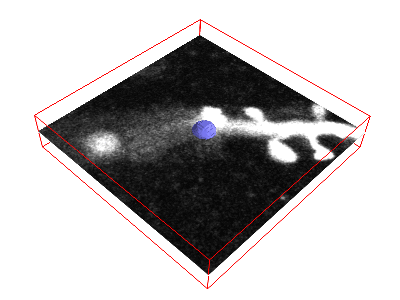
#> input picture preprocess/morphsnakes/examples/dendrite.gif, 400 x 300 px
$ python -i preprocess_ndpi.py   (imports and definitions only)   (Python 2 division)   (older library calls are emulated)
#> lines starting #> are read from the running program, lines starting #| are printed output that depends on the picture
### preprocess/morphsnakes.py
# -*- coding: utf-8 -*-

"""
morphsnakes
===========

This is a Python implementation of the algorithms introduced in the paper

  Márquez-Neila, P., Baumela, L., Álvarez, L., "A morphological approach
  to curvature-based evolution of curves and surfaces". IEEE Transactions
  on Pattern Analysis and Machine Intelligence (PAMI), 2013.

This implementation is intended to be as brief, understandable and self-contained
as possible. It does not include any enhancement to make it fast or efficient.

Any practical implementation of this algorithm should work only over the
neighbor pixels of the 0.5-levelset, not over all the embedding function,
and perhaps should feature multi-threading or GPU capabilities.

The classes MorphGAC and MorphACWE provide most of the functionality of this
module. They implement the Morphological Geodesic Active Contours and the
Morphological Active Contours without Edges, respectively. See the
aforementioned paper for full details.

See test.py for examples of usage.
"""

__author__ = "P. Márquez Neila <p.mneila@upm.es>"

from itertools import cycle

import numpy as np
from scipy import ndimage
from scipy.ndimage import binary_dilation, binary_erosion, \
                        gaussian_filter, gaussian_gradient_magnitude

class fcycle(object):

    def __init__(self, iterable):
        """Call functions from the iterable each time it is called."""
        self.funcs = cycle(iterable)

    def __call__(self, *args, **kwargs):
        f = next(self.funcs)
        return f(*args, **kwargs)


# SI and IS operators for 2D and 3D.
_P2 = [np.eye(3), np.array([[0,1,0]]*3), np.flipud(np.eye(3)), np.rot90([[0,1,0]]*3)]
_P3 = [np.zeros((3,3,3)) for i in range(9)]

_P3[0][:,:,1] = 1
_P3[1][:,1,:] = 1
_P3[2][1,:,:] = 1
_P3[3][:,[0,1,2],[0,1,2]] = 1
_P3[4][:,[0,1,2],[2,1,0]] = 1
_P3[5][[0,1,2],:,[0,1,2]] = 1
_P3[6][[0,1,2],:,[2,1,0]] = 1
_P3[7][[0,1,2],[0,1,2],:] = 1
_P3[8][[0,1,2],[2,1,0],:] = 1

_aux = np.zeros((0))
# [35 lines left out: functions SI, IS, not called in this run]

# SIoIS operator.
SIoIS = lambda u: SI(IS(u))
ISoSI = lambda u: IS(SI(u))
curvop = fcycle([SIoIS, ISoSI])

# Stopping factors (function g(I) in the paper).
def gborders(img, alpha=1.0, sigma=1.0):
    """Stopping criterion for image borders."""
#> called with alpha = 20000, sigma = 1
    # The norm of the gradient.
    gradnorm = gaussian_gradient_magnitude(img, sigma, mode='constant')
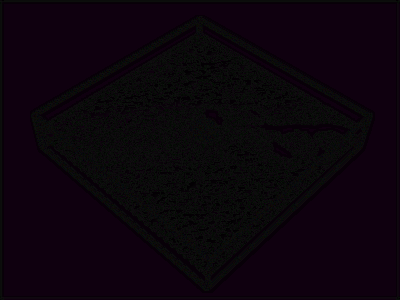
#> gradnorm: shape (300, 400, 3); mean R, G, B 12.42, 3.82, 12.44
    return 1.0/np.sqrt(1.0 + alpha*gradnorm)
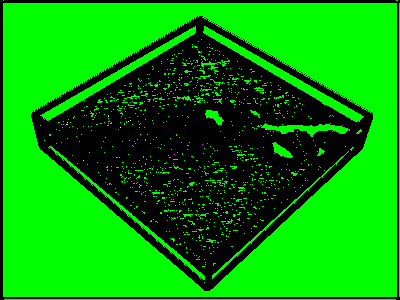
#> returned value: shape (300, 400, 3) float64; mean of channels 0, 1, 2 0.00593, 0.602, 0.00595; drawn as R, G, B

def glines(img, sigma=1.0):
    """Stopping criterion for image black lines."""
    return gaussian_filter(img, sigma)

class MorphACWE(object):
    """Morphological ACWE based on the Chan-Vese energy functional."""

    # [27 lines left out: functions __init__, set_levelset, not called in this run]

    levelset = property(lambda self: self._u,
                        set_levelset,
                        doc="The level set embedding function (u).")

    # [36 lines left out: functions step, run, not called in this run]


class MorphGAC(object):
    """Morphological GAC based on the Geodesic Active Contours."""

    def __init__(self, data, smoothing=1, threshold=0, balloon=0):
        """Create a Morphological GAC solver.

        Parameters
        ----------
        data : array-like
            The stopping criterion g(I). See functions gborders and glines.
        smoothing : scalar
            The number of repetitions of the smoothing step in each
            iteration. This is the parameter µ.
        threshold : scalar
            The threshold that determines which areas are affected
            by the morphological balloon. This is the parameter θ.
        balloon : scalar
            The strength of the morphological balloon. This is the parameter ν.
        """
        self._u = None
        self._v = balloon
        self._theta = threshold
        self.smoothing = smoothing

        self.set_data(data)

    def set_levelset(self, u):
        self._u = np.double(u)
        self._u[u>0] = 1
        self._u[u<=0] = 0

    def set_balloon(self, v):
        self._v = v
        self._update_mask()

    def set_threshold(self, theta):
        self._theta = theta
        self._update_mask()

    def set_data(self, data):
        self._data = data
        self._ddata = np.gradient(data)
#> self._ddata = 3 items
        self._update_mask()
        # The structure element for binary dilation and erosion.
        self.structure = np.ones((3,)*np.ndim(data))

    def _update_mask(self):
        """Pre-compute masks for speed."""
        self._threshold_mask = self._data > self._theta
        self._threshold_mask_v = self._data > self._theta/np.abs(self._v)

    levelset = property(lambda self: self._u,
                        set_levelset,
                        doc="The level set embedding function (u).")
    data = property(lambda self: self._data,
                        set_data,
                        doc="The data that controls the snake evolution (the image or g(I)).")
    balloon = property(lambda self: self._v,
                        set_balloon,
                        doc="The morphological balloon parameter (ν (nu, not v)).")
    threshold = property(lambda self: self._theta,
                        set_threshold,
                        doc="The threshold value (θ).")

    # [132 lines left out: functions step, run, evolve_visual, evolve_visual3d, not called in this run]

### preprocess/preprocess_ndpi.py
#!/usr/bin/python

def execute_command(cmd):
	try:
	    retcode = call(cmd, shell=True)
	    if retcode < 0:
	        print >>sys.stderr, "Child was terminated by signal", -retcode
	    else:
	        print >>sys.stderr, "Child returned", retcode
	except OSError as e:
	    print >>sys.stderr, "Execution failed:", e
	    raise e

import os
import sys
import shutil
import glob
import argparse

sys.path.append('/home/yuncong/morphsnakes')
import morphsnakes

import numpy as np
from matplotlib import pyplot as plt
from skimage.color import rgb2gray
from skimage.io import imread, imsave
from skimage.morphology import remove_small_objects
from skimage.measure import regionprops, label

# [1 line that did not run here, left out]
# [1 line that did not run here, left out]
# [1 line that did not run here, left out]
# [1 line that did not run here, left out]
# [1 line that did not run here, left out]
# [1 line that did not run here, left out]

ndpisplit = '/oasis/projects/nsf/csd181/yuncong/ndpisplit'

def foreground_mask_morphsnakes(img):

	gI = morphsnakes.gborders(img, alpha=20000, sigma=1)

	mgac = morphsnakes.MorphGAC(gI, smoothing=2, threshold=0.3, balloon=-3)

	mgac.levelset = np.ones_like(img)
#> in set_levelset, `self._u = np.double(u)`: u: shape (300, 400, 3); every value is 1
	mgac.levelset[:3,:] = 0
	mgac.levelset[-3:,:] = 0
	mgac.levelset[:,:3] = 0
	mgac.levelset[:,-3:] = 0

	num_iters = 1000
	for i in xrange(num_iters):
	    msnake.step()
	    if np.sum(msnake.levelset - previous_levelset) < 3:
	    	break
	    previous_levelset = msnake.levelset

	blob_labels, n_labels = label(msnake.levelset, neighbors=4, return_num=True)

	blob_props = regionprops(blob_labels + 1)
	largest_blob = np.argmax([p.area for p in blob_props])

	mask = np.zeros_like(msnake.levelset, dtype=np.bool)
	mask[blob_labels == largest_blob] = 1

	min_size = 40
	mask = remove_small_objects(mask, min_size=min_size, connectivity=1, in_place=False)

	return mask

# [90 lines not run here, left out]

>>> import cv2
>>> picture = cv2.cvtColor(cv2.imread('morphsnakes/examples/dendrite.gif'), cv2.COLOR_BGR2RGB)
#> (the run stopped early here; a loop or call above may not have finished)
